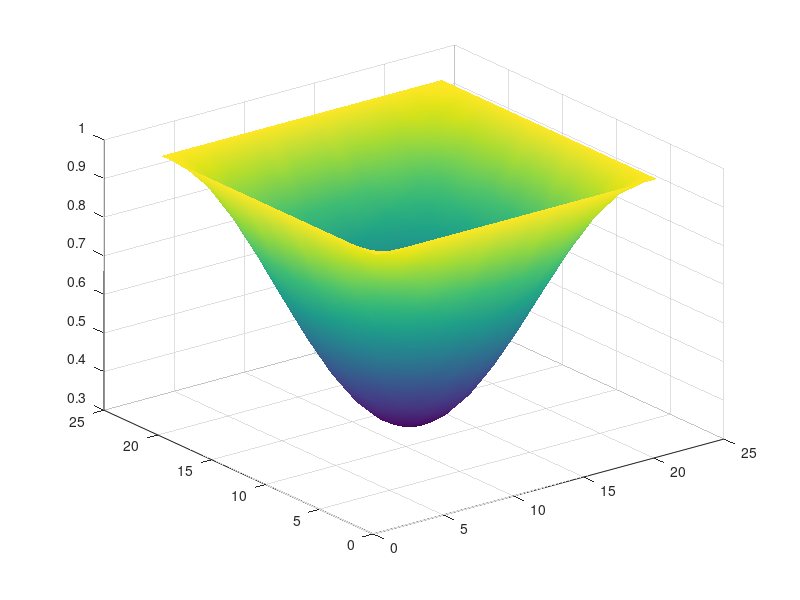

This chart was generated by the following MATLAB code: (Note: this script raises an error after producing the figure.)
% Auto-generated MATLAB script
field = [ ...
    1.00000000E+00   1.00000000E+00   1.00000000E+00   1.00000000E+00   1.00000000E+00   1.00000000E+00   1.00000000E+00   1.00000000E+00   1.00000000E+00   1.00000000E+00   1.00000000E+00   1.00000000E+00   1.00000000E+00   1.00000000E+00   1.00000000E+00   1.00000000E+00   1.00000000E+00   1.00000000E+00   1.00000000E+00   1.00000000E+00   1.00000000E+00; ...
    1.00000000E+00   9.82446202E-01   9.65421958E-01   9.49407802E-01   9.34853224E-01   9.22084432E-01   9.11394727E-01   9.02932981E-01   8.96846912E-01   8.93161814E-01   8.91943286E-01   8.93161814E-01   8.96846912E-01   9.02932981E-01   9.11394727E-01   9.22084432E-01   9.34853224E-01   9.49407802E-01   9.65421958E-01   9.82446202E-01   1.00000000E+00; ...
    1.00000000E+00   9.65421958E-01   9.31871714E-01   9.00341643E-01   8.71644316E-01   8.46518560E-01   8.25427599E-01   8.08792557E-01   7.96767494E-01   7.89544376E-01   7.87107320E-01   7.89544376E-01   7.96767494E-01   8.08792557E-01   8.25427599E-01   8.46518560E-01   8.71644316E-01   9.00341643E-01   9.31871714E-01   9.65421958E-01   1.00000000E+00; ...
    1.00000000E+00   9.49407802E-01   9.00341643E-01   8.54188210E-01   8.12240686E-01   7.75442369E-01   7.44634556E-01   7.20250293E-01   7.02710312E-01   6.92092038E-01   6.88579318E-01   6.92092038E-01   7.02710312E-01   7.20250293E-01   7.44634556E-01   7.75442369E-01   8.12240686E-01   8.54188210E-01   9.00341643E-01   9.49407802E-01   1.00000000E+00; ...
    1.00000000E+00   9.34853224E-01   8.71644316E-01   8.12240686E-01   7.58177725E-01   7.10841610E-01   6.71111519E-01   6.39772609E-01   6.17122754E-01   6.03514368E-01   5.98925984E-01   6.03514368E-01   6.17122754E-01   6.39772609E-01   6.71111519E-01   7.10841610E-01   7.58177725E-01   8.12240686E-01   8.71644316E-01   9.34853224E-01   1.00000000E+00; ...
    1.00000000E+00   9.22084432E-01   8.46518560E-01   7.75442369E-01   7.10841610E-01   6.54176958E-01   6.06733851E-01   5.69189282E-01   5.42178543E-01   5.25832299E-01   5.20420508E-01   5.25832299E-01   5.42178543E-01   5.69189282E-01   6.06733851E-01   6.54176958E-01   7.10841610E-01   7.75442369E-01   8.46518560E-01   9.22084432E-01   1.00000000E+00; ...
    1.00000000E+00   9.11394727E-01   8.25427599E-01   7.44634556E-01   6.71111519E-01   6.06733851E-01   5.52708342E-01   5.10088730E-01   4.79293189E-01   4.60785174E-01   4.54549973E-01   4.60785174E-01   4.79293189E-01   5.10088730E-01   5.52708342E-01   6.06733851E-01   6.71111519E-01   7.44634556E-01   8.25427599E-01   9.11394727E-01   1.00000000E+00; ...
    1.00000000E+00   9.02932981E-01   8.08792557E-01   7.20250293E-01   6.39772609E-01   5.69189282E-01   5.10088730E-01   4.63327140E-01   4.29679866E-01   4.09324209E-01   4.02579730E-01   4.09324209E-01   4.29679866E-01   4.63327140E-01   5.10088730E-01   5.69189282E-01   6.39772609E-01   7.20250293E-01   8.08792557E-01   9.02932981E-01   1.00000000E+00; ...
    1.00000000E+00   8.96846912E-01   7.96767494E-01   7.02710312E-01   6.17122754E-01   5.42178543E-01   4.79293189E-01   4.29679866E-01   3.93837923E-01   3.72291686E-01   3.65037930E-01   3.72291686E-01   3.93837923E-01   4.29679866E-01   4.79293189E-01   5.42178543E-01   6.17122754E-01   7.02710312E-01   7.96767494E-01   8.96846912E-01   1.00000000E+00; ...
    1.00000000E+00   8.93161814E-01   7.89544376E-01   6.92092038E-01   6.03514368E-01   5.25832299E-01   4.60785174E-01   4.09324209E-01   3.72291686E-01   3.49892786E-01   3.42467666E-01   3.49892786E-01   3.72291686E-01   4.09324209E-01   4.60785174E-01   5.25832299E-01   6.03514368E-01   6.92092038E-01   7.89544376E-01   8.93161814E-01   1.00000000E+00; ...
    1.00000000E+00   8.91943286E-01   7.87107320E-01   6.88579318E-01   5.98925984E-01   5.20420508E-01   4.54549973E-01   4.02579730E-01   3.65037930E-01   3.42467666E-01   3.34871183E-01   3.42467666E-01   3.65037930E-01   4.02579730E-01   4.54549973E-01   5.20420508E-01   5.98925984E-01   6.88579318E-01   7.87107320E-01   8.91943286E-01   1.00000000E+00; ...
    1.00000000E+00   8.93161814E-01   7.89544376E-01   6.92092038E-01   6.03514368E-01   5.25832299E-01   4.60785174E-01   4.09324209E-01   3.72291686E-01   3.49892786E-01   3.42467666E-01   3.49892786E-01   3.72291686E-01   4.09324209E-01   4.60785174E-01   5.25832299E-01   6.03514368E-01   6.92092038E-01   7.89544376E-01   8.93161814E-01   1.00000000E+00; ...
    1.00000000E+00   8.96846912E-01   7.96767494E-01   7.02710312E-01   6.17122754E-01   5.42178543E-01   4.79293189E-01   4.29679866E-01   3.93837923E-01   3.72291686E-01   3.65037930E-01   3.72291686E-01   3.93837923E-01   4.29679866E-01   4.79293189E-01   5.42178543E-01   6.17122754E-01   7.02710312E-01   7.96767494E-01   8.96846912E-01   1.00000000E+00; ...
    1.00000000E+00   9.02932981E-01   8.08792557E-01   7.20250293E-01   6.39772609E-01   5.69189282E-01   5.10088730E-01   4.63327140E-01   4.29679866E-01   4.09324209E-01   4.02579730E-01   4.09324209E-01   4.29679866E-01   4.63327140E-01   5.10088730E-01   5.69189282E-01   6.39772609E-01   7.20250293E-01   8.08792557E-01   9.02932981E-01   1.00000000E+00; ...
    1.00000000E+00   9.11394727E-01   8.25427599E-01   7.44634556E-01   6.71111519E-01   6.06733851E-01   5.52708342E-01   5.10088730E-01   4.79293189E-01   4.60785174E-01   4.54549973E-01   4.60785174E-01   4.79293189E-01   5.10088730E-01   5.52708342E-01   6.06733851E-01   6.71111519E-01   7.44634556E-01   8.25427599E-01   9.11394727E-01   1.00000000E+00; ...
    1.00000000E+00   9.22084432E-01   8.46518560E-01   7.75442369E-01   7.10841610E-01   6.54176958E-01   6.06733851E-01   5.69189282E-01   5.42178543E-01   5.25832299E-01   5.20420508E-01   5.25832299E-01   5.42178543E-01   5.69189282E-01   6.06733851E-01   6.54176958E-01   7.10841610E-01   7.75442369E-01   8.46518560E-01   9.22084432E-01   1.00000000E+00; ...
    1.00000000E+00   9.34853224E-01   8.71644316E-01   8.12240686E-01   7.58177725E-01   7.10841610E-01   6.71111519E-01   6.39772609E-01   6.17122754E-01   6.03514368E-01   5.98925984E-01   6.03514368E-01   6.17122754E-01   6.39772609E-01   6.71111519E-01   7.10841610E-01   7.58177725E-01   8.12240686E-01   8.71644316E-01   9.34853224E-01   1.00000000E+00; ...
    1.00000000E+00   9.49407802E-01   9.00341643E-01   8.54188210E-01   8.12240686E-01   7.75442369E-01   7.44634556E-01   7.20250293E-01   7.02710312E-01   6.92092038E-01   6.88579318E-01   6.92092038E-01   7.02710312E-01   7.20250293E-01   7.44634556E-01   7.75442369E-01   8.12240686E-01   8.54188210E-01   9.00341643E-01   9.49407802E-01   1.00000000E+00; ...
    1.00000000E+00   9.65421958E-01   9.31871714E-01   9.00341643E-01   8.71644316E-01   8.46518560E-01   8.25427599E-01   8.08792557E-01   7.96767494E-01   7.89544376E-01   7.87107320E-01   7.89544376E-01   7.96767494E-01   8.08792557E-01   8.25427599E-01   8.46518560E-01   8.71644316E-01   9.00341643E-01   9.31871714E-01   9.65421958E-01   1.00000000E+00; ...
    1.00000000E+00   9.82446202E-01   9.65421958E-01   9.49407802E-01   9.34853224E-01   9.22084432E-01   9.11394727E-01   9.02932981E-01   8.96846912E-01   8.93161814E-01   8.91943286E-01   8.93161814E-01   8.96846912E-01   9.02932981E-01   9.11394727E-01   9.22084432E-01   9.34853224E-01   9.49407802E-01   9.65421958E-01   9.82446202E-01   1.00000000E+00; ...
    1.00000000E+00   1.00000000E+00   1.00000000E+00   1.00000000E+00   1.00000000E+00   1.00000000E+00   1.00000000E+00   1.00000000E+00   1.00000000E+00   1.00000000E+00   1.00000000E+00   1.00000000E+00   1.00000000E+00   1.00000000E+00   1.00000000E+00   1.00000000E+00   1.00000000E+00   1.00000000E+00   1.00000000E+00   1.00000000E+00   1.00000000E+00 ];

% Surface plot (auto-generated)
[ny, nx] = size(field);
[X, Y] = meshgrid(1:nx, 1:ny);
fig = figure('Color','w');
ax = axes('Parent', fig);
h = surf(ax, X, Y, field);
shading(ax, 'interp');
colormap(ax, parula);
cb = colorbar(ax);
cb.Label.String = 'field value';
grid(ax, 'on');
box(ax, 'on');
axis(ax, 'tight');
view(ax, 45, 30);
xlabel(ax, 'i (x index)');
ylabel(ax, 'j (y index)');
zlabel(ax, 'field');
title(ax, sprintf('field (%d x %d)', ny, nx));
set(ax, 'FontSize', 12, 'LineWidth', 1);
set(h, 'EdgeColor', 'k');
drawnow;
